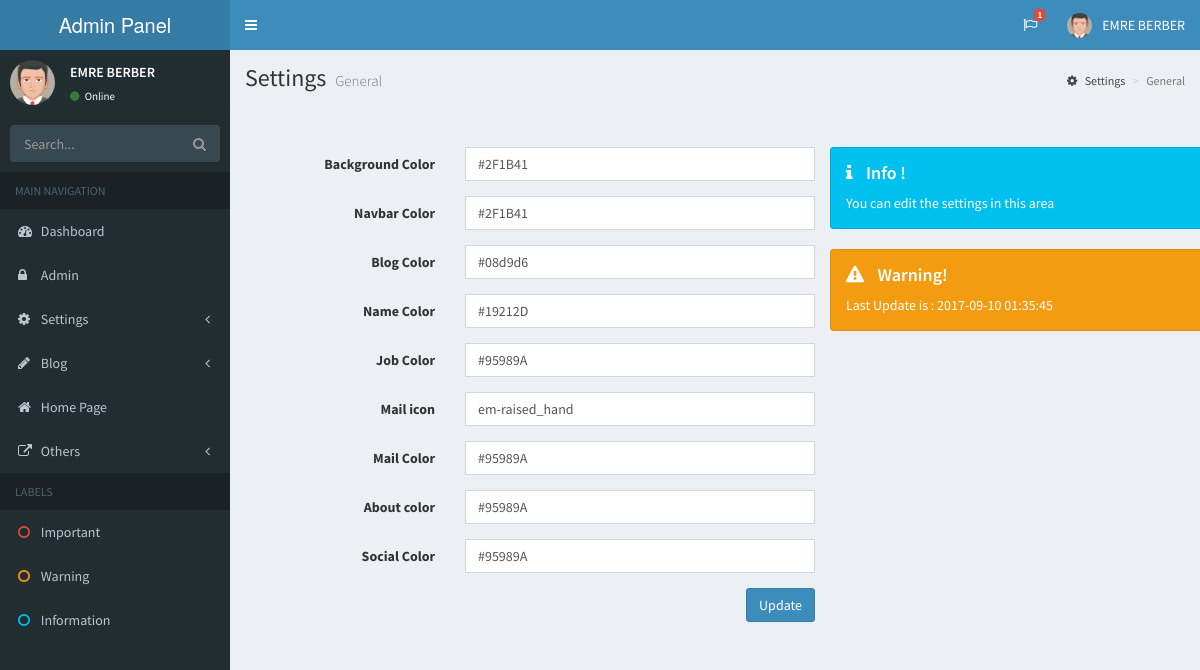
/Admin/home.php (signed in), run on the app's committed database.
### tables this page shows
CREATE TABLE `profile` (
  `profile_id` int(11) NOT NULL DEFAULT '0',
  `profile_photo` varchar(150) NOT NULL,
  `profile_name` varchar(50) NOT NULL,
  `profile_job` varchar(50) NOT NULL,
  `profile_school` varchar(100) NOT NULL,
  `profile_department` varchar(50) NOT NULL,
  `profile_country` varchar(50) NOT NULL,
  `profile_city` varchar(50) NOT NULL,
  `profile_mail` varchar(100) NOT NULL,
  `profile_aboutme` varchar(150) NOT NULL,
  `profile_lastupdate` datetime NOT NULL
);

CREATE TABLE `home` (
  `home_id` int(1) NOT NULL DEFAULT '0',
  `home_bgcolor` varchar(10) NOT NULL,
  `home_navbarbgcolor` varchar(10) NOT NULL,
  `home_blogcolor` varchar(10) NOT NULL,
  `home_namecolor` varchar(10) NOT NULL,
  `home_jobcolor` varchar(10) NOT NULL,
  `home_mailicon` varchar(50) NOT NULL,
  `home_mailcolor` varchar(10) NOT NULL,
  `home_aboutcolor` varchar(10) NOT NULL,
  `home_socialcolor` varchar(10) NOT NULL,
  `home_lastupdate` datetime NOT NULL
);

### Admin/home.php (the view, shortened to what this page needs)
<?php
include 'netting/connection.php';
$homequery=$db->prepare("SELECT * FROM home WHERE home_id=?");
$homequery->execute(array(0));
$gethome=$homequery->fetch(PDO::FETCH_ASSOC);
$type="info";
$icon="info";
$message="Info !";
$text="You can edit the settings in this area";
?>
<!DOCTYPE html>
<html>
<head>
    <link rel="stylesheet" href="bootstrap/css/bootstrap.min.css">
    <link rel="stylesheet" href="https://cdnjs.cloudflare.com/ajax/libs/font-awesome/4.5.0/css/font-awesome.min.css">
    <link rel="stylesheet" href="https://cdnjs.cloudflare.com/ajax/libs/ionicons/2.0.1/css/ionicons.min.css">
    <link rel="stylesheet" href="dist/css/AdminLTE.min.css">
    <link rel="stylesheet" href="dist/css/skins/_all-skins.min.css">
</head>
<body class="hold-transition skin-blue sidebar-mini">
    <div class="wrapper">
        <?php include 'header.php'; ?>
        <?php include 'sidebar.php'; ?>
        <div class="content-wrapper">
            <section class="content-header">
                <h1>
                    Settings
                    <small>General</small>
                </h1>
                <ol class="breadcrumb">
                    <li><a href="#"><i class="fa fa-cog"></i> Settings</a></li>
                    <li class="active">General</li>
                </ol>
            </section>
            <hr>
            <section class="content">
                <div class="container">
                    <form method="POST" action="netting/operation.php" class="form-horizontal col-lg-6" enctype="multipart/form-data">
                        <div class="form-group">
                            <label class="col-sm-4 control-label">Background Color</label>
                            <div class="col-sm-8">
                                <input type="text" name="home_bgcolor" class="form-control" value="<?php echo $gethome['home_bgcolor']; ?>">
                            </div>
                        </div>
                        <div class="form-group">
                            <label class="col-sm-4 control-label">Navbar Color</label>
                            <div class="col-sm-8">
                                <input type="text" name="home_navbarbgcolor" class="form-control" value="<?php echo $gethome['home_navbarbgcolor']; ?>">
                            </div>
                        </div>
                        <div class="form-group">
                            <label class="col-sm-4 control-label">Blog Color</label>
                            <div class="col-sm-8">
                                <input type="text" name="home_blogcolor" class="form-control" value="<?php echo $gethome['home_blogcolor']; ?>">
                            </div>
                        </div>
                        <div class="form-group">
                            <label class="col-sm-4 control-label">Name Color</label>
                            <div class="col-sm-8">
                                <input type="text" name="home_namecolor" class="form-control" value="<?php echo $gethome['home_namecolor']; ?>">
                            </div>
                        </div>
                        <div class="form-group">
                            <label class="col-sm-4 control-label">Job Color</label>
                            <div class="col-sm-8">
                                <input type="text" name="home_jobcolor" class="form-control" value="<?php echo $gethome['home_jobcolor']; ?>">
                            </div>
                        </div>
                        <div class="form-group">
                            <label class="col-sm-4 control-label">Mail icon</label>
                            <div class="col-sm-8">
                                <input type="text" name="home_mailicon" class="form-control" value="<?php echo $gethome['home_mailicon']; ?>">
                            </div>
                        </div>
                        <div class="form-group">
                            <label class="col-sm-4 control-label">Mail Color</label>
                            <div class="col-sm-8">
                                <input type="text" name="home_mailcolor" class="form-control" value="<?php echo $gethome['home_mailcolor']; ?>">
                            </div>
                        </div>
                        <div class="form-group">
                            <label class="col-sm-4 control-label">About color</label>
                            <div class="col-sm-8">
                                <input type="text" name="home_aboutcolor" class="form-control" value="<?php echo $gethome['home_aboutcolor']; ?>">
                            </div>
                        </div>
                        <div class="form-group">
                            <label class="col-sm-4 control-label">Social Color</label>
                            <div class="col-sm-8">
                                <input type="text" name="home_socialcolor" class="form-control" value="<?php echo $gethome['home_socialcolor']; ?>">
                            </div>
                        </div>
                        <button type="submit" name="homeupdate" class="btn btn-primary pull-right">Update</button>
                    </form>
                        <div class="alert alert-<?php echo $type ?> alert-dismissible col-lg-5">
                            <h4><i class="icon fa fa-<?php echo $icon ?>"></i> <?php echo $message ?></h4>
                            <?php echo $text ?>
                        </div>
                    <div class="alert alert-warning alert-dismissible col-lg-5">
                        <h4><i class="icon fa fa-warning"></i> Warning!</h4>
                        Last Update is : <?php echo $gethome['home_lastupdate']; ?>
                    </div>
                </div>
            </section>
        </div>
    </div>
</body>
</html>

### Admin/header.php (shortened to what this page needs)
<?php
include 'netting/connection.php';
$profilequery=$db->prepare("SELECT * FROM profile WHERE profile_id=?");
$profilequery->execute(array(0));
$getprofile=$profilequery->fetch(PDO::FETCH_ASSOC);
?>
<header class="main-header">
    <a href="../../index2.html" class="logo">
      <span class="logo-lg">Admin Panel</span>
    </a>
    <nav class="navbar navbar-static-top">
      <a href="#" class="sidebar-toggle" data-toggle="offcanvas" role="button">
      </a>
      <div class="navbar-custom-menu">
        <ul class="nav navbar-nav">
          <li class="dropdown tasks-menu">
            <a href="#" class="dropdown-toggle" data-toggle="dropdown">
              <i class="fa fa-flag-o"></i>
              <span class="label label-danger">1</span>
            </a>
          </li>
          <li class="dropdown user user-menu">
            <a href="#" class="dropdown-toggle" data-toggle="dropdown">
              <img src="<?php echo $getprofile['profile_photo']; ?>" class="user-image" alt="User Image">
              <span class="hidden-xs"><?php echo $getprofile['profile_name']; ?></span>
            </a>
          </li>
        </ul>
      </div>
    </nav>
  </header>

### Admin/sidebar.php (shortened to what this page needs)
<?php
include 'netting/connection.php';
$profilequery=$db->prepare("SELECT * FROM profile WHERE profile_id=?");
$profilequery->execute(array(0));
$getprofile=$profilequery->fetch(PDO::FETCH_ASSOC);
?>
<aside class="main-sidebar" style="height:2000px;">
<section class="sidebar">
    <div class="user-panel">
        <div class="pull-left image">
            <img src="<?php echo $getprofile['profile_photo']; ?>" class="img-circle" alt="User Image">
        </div>
        <div class="pull-left info">
            <p><?php echo $getprofile['profile_name']; ?></p>
            <a href="#"><i class="fa fa-circle text-success"></i> Online</a>
        </div>
    </div>
    <form action="#" method="get" class="sidebar-form">
        <div class="input-group">
            <input type="text" name="q" class="form-control" placeholder="Search..." autocomplete="off">
            <span class="input-group-btn">
                <button type="submit" name="search" id="search-btn" class="btn btn-flat"><i class="fa fa-search"></i>
                </button>
              </span>
        </div>
    </form>
    <ul class="sidebar-menu">
        <li class="header">MAIN NAVIGATION</li>
        <li><a href="index.php"><i class="fa fa-dashboard"></i> <span>Dashboard</span></a></li>
        <li><a href="admin.php"><i class="fa fa-lock"></i> <span>Admin</span></a></li>
        <li class="treeview">
            <a href="#">
                <i class="fa fa-cog"></i> <span>Settings</span>
                <span class="pull-right-container">
              <i class="fa fa-angle-left pull-right"></i>
            </span>
            </a>
        </li>
        <li class="treeview">
            <a href="#">
                <i class="fa fa-pencil"></i> <span>Blog</span>
                <span class="pull-right-container">
              <i class="fa fa-angle-left pull-right"></i>
            </span>
            </a>
        </li>
        <li><a href="home.php"><i class="fa fa-home"></i> <span>Home Page</span></a></li>
        <li class="treeview">
            <a href="#">
                <i class="fa fa-external-link"></i> <span>Others</span>
                <span class="pull-right-container">
              <i class="fa fa-angle-left pull-right"></i>
            </span>
            </a>
        </li>
        <li class="header">LABELS</li>
        <li><a href="#"><i class="fa fa-circle-o text-red"></i> <span>Important</span></a></li>
        <li><a href="#"><i class="fa fa-circle-o text-yellow"></i> <span>Warning</span></a></li>
        <li><a href="#"><i class="fa fa-circle-o text-aqua"></i> <span>Information</span></a></li>
    </ul>
</section>
</aside>

### data on the page
profile: profile_photo (placeholder picture), profile_name "EMRE BERBER"
home: home_bgcolor "#2F1B41", home_navbarbgcolor "#2F1B41", home_blogcolor "#08d9d6", home_namecolor "#19212D", home_jobcolor "#95989A", home_mailicon "em-raised_hand", home_mailcolor "#95989A", home_aboutcolor "#95989A", home_socialcolor "#95989A", home_lastupdate "2017-09-10 01:35:45"

### other printed values
$message "Info !"
$text "You can edit the settings in this area"
